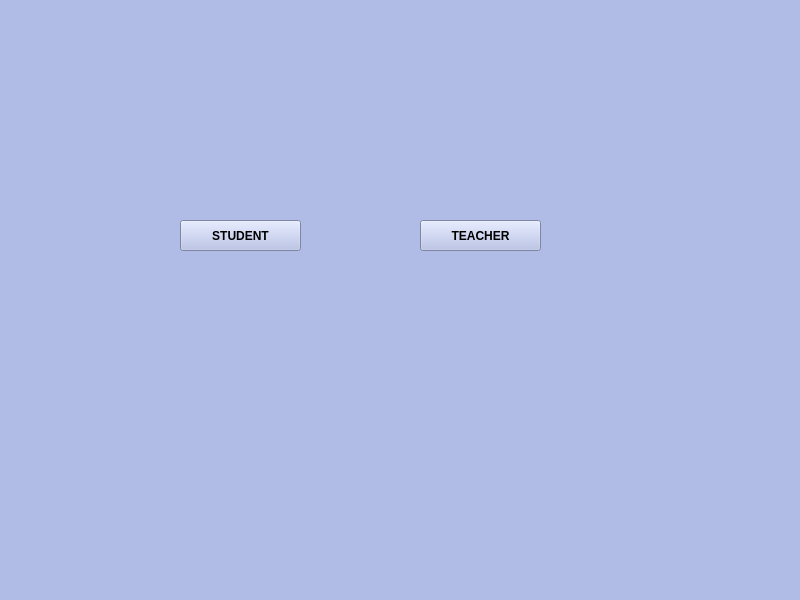
<?xml version="1.0" encoding="UTF-8"?>
<ui version="4.0">
 <class>login</class>
 <widget class="QMainWindow" name="login">
  <property name="geometry">
   <rect>
    <x>0</x>
    <y>0</y>
    <width>800</width>
    <height>600</height>
   </rect>
  </property>
  <property name="minimumSize">
   <size>
    <width>800</width>
    <height>600</height>
   </size>
  </property>
  <property name="maximumSize">
   <size>
    <width>800</width>
    <height>600</height>
   </size>
  </property>
  <property name="windowTitle">
   <string>MainWindow</string>
  </property>
  <property name="styleSheet">
   <string notr="true">background-color:rgb(177, 188, 230);</string>
  </property>
  <widget class="QWidget" name="centralwidget">
   <widget class="QPushButton" name="forStudent">
    <property name="geometry">
     <rect>
      <x>180</x>
      <y>220</y>
      <width>121</width>
      <height>31</height>
     </rect>
    </property>
    <property name="font">
     <font>
      <weight>75</weight>
      <bold>true</bold>
     </font>
    </property>
    <property name="text">
     <string>STUDENT</string>
    </property>
   </widget>
   <widget class="QPushButton" name="forTeacher">
    <property name="geometry">
     <rect>
      <x>420</x>
      <y>220</y>
      <width>121</width>
      <height>31</height>
     </rect>
    </property>
    <property name="font">
     <font>
      <weight>75</weight>
      <bold>true</bold>
     </font>
    </property>
    <property name="text">
     <string>TEACHER</string>
    </property>
   </widget>
  </widget>
  <widget class="QStatusBar" name="statusbar"/>
 </widget>
 <resources/>
 <connections/>
</ui>
